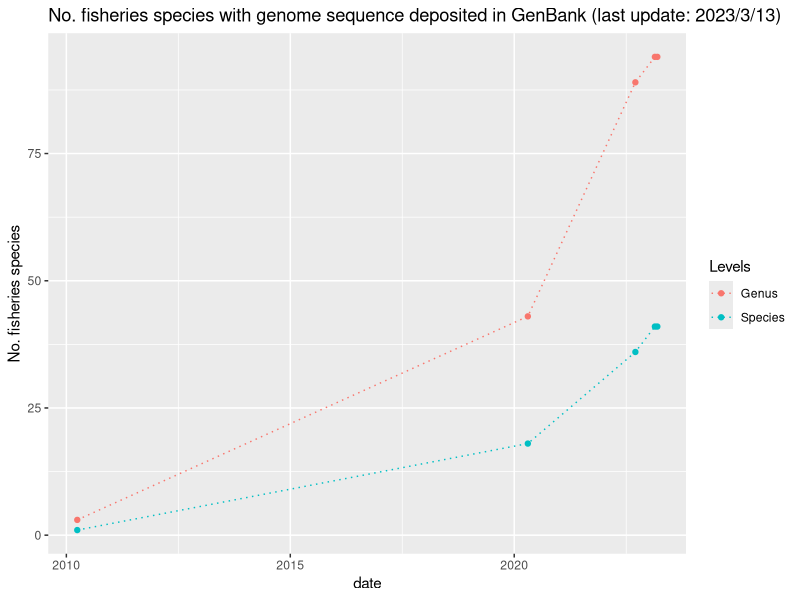

Recreate this plot in R.
#plot.no_genome_deposited.R


library(tidyverse)
library(lubridate)

list20220915 <- read_csv("aquatic_organism_genome_size_2022_0915.csv")
list20230221 <- read_csv("aquatic_organism_genome_size_2023_0221.csv")
list20230313 <- read_csv("aquatic_organism_genome_size_2023_0313.csv")


No_sp_genome_20100331 <- 1
No_sp_genome_20200421 <- 18
No_sp_genome_20220915 <- sum(!is.na(list20220915$Species_genome_size)) 
No_sp_genome_20230221 <- sum(!is.na(list20230221$Species_genome_size)) 
No_sp_genome_20230313 <- sum(!is.na(list20230313$Species_genome_size)) 

No_sp_genus_20100331 <- 3
No_sp_genus_20200421 <- 43
No_genus_genome_20220915 <- sum(!is.na(list20220915$Genus_genome_size)) 
No_genus_genome_20230221 <- sum(!is.na(list20230221$Genus_genome_size)) 
No_genus_genome_20230313 <- sum(!is.na(list20230313$Genus_genome_size)) 


genome_chronology <- tibble(
  date = c(ymd("2010-03-31"),ymd("2020-04-21"), ymd("2022-09-15"), ymd("2023-02-21"),ymd("2023-03-13")), 
  Species = c(No_sp_genome_20100331, No_sp_genome_20200421, No_sp_genome_20220915,No_sp_genome_20230221,No_sp_genome_20230313),
  Genus = c(No_sp_genus_20100331,No_sp_genus_20200421,No_genus_genome_20220915, No_genus_genome_20230221,No_genus_genome_20230313)
            )


genome_chronology <- genome_chronology %>% tidyr::gather(Levels, Value, -date) 


plot_sp_level <- ggplot(data = genome_chronology, aes(x=date, y = Value, color=Levels, group=Levels)) + 
  geom_point() + 
  geom_line(linetype = "dotted") +
  labs(y="No. fisheries species", title="No. fisheries species with genome sequence deposited in GenBank (last update: 2023/3/13)")

png("No_sp_genome_deposited.png", width = 600, height = 400)
plot_sp_level
dev.off()
